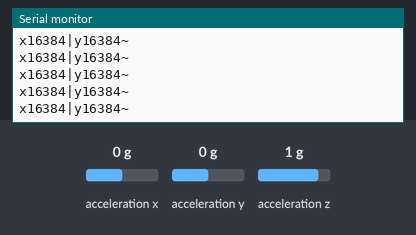
A sketch run on a simulated Arduino Uno, built with avr-gcc and run on an emulated ATmega328P. Shown: the last lines printed to the serial monitor. Inputs (shaded band) come from the test bench; at power-on: acceleration x 0 g, acceleration y 0 g, acceleration z 1 g.

Above: at 1.2 s.
1.3 s: acceleration x set to -1.4 g
At 1.32 s:
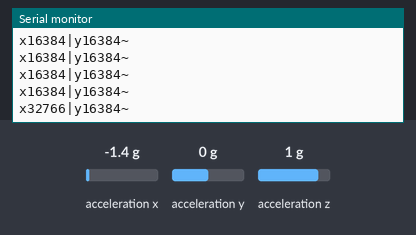
2.8 s: acceleration y set to -1.4 g
At 2.83 s:
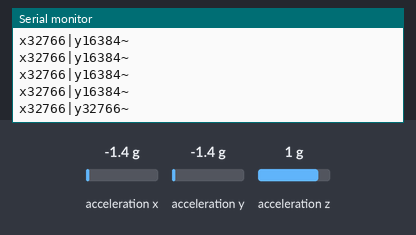
4.3 s: acceleration x set to 0 g
At 4.34 s:
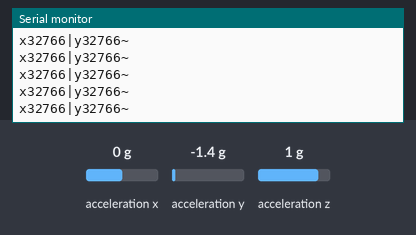

The sketch:

MonkeyBallAccelerometer.ino
```cpp
#include <Adafruit_Sensor.h>
#include <Wire.h>
#include <Adafruit_MMA8451.h>

Adafruit_MMA8451 mma = Adafruit_MMA8451();
int pauseCount = 0;

void setup(void) {
  Serial.begin(9600);

  //Accelerometer Setup
  if (!mma.begin()) {
    Serial.println("Couldnt start");
    while (1);
  }
  Serial.println("MMA8451 found!");
  mma.setRange(MMA8451_RANGE_2_G);

}

void loop() {
  // Accelerometer - mma.x, mma.y, mma.z
  //Range: 2000 to - 2000
  mma.read();
  int xPos = mma.x * -1;
  int yPos = mma.y * -1;
  int zPos = mma.z * 1;

  writeAnalogStick(xPos, yPos, zPos);

  //Pausing - Shake to pause, prevents multiple trips
  bool pausable = canPause();
  if (mma.z < 0 && pausable) {
    //TODO Press Start
    pauseCount = 0;
  }

  //Take inputs 10 times a second
  delay(100);
}

bool canPause() {
  if (pauseCount > 10) {
    return true;
  }
  else {
    pauseCount ++;
    return false;
  }
}

void writeAnalogStick(int xPos, int yPos, int zPos) {
  long modifiedXPos = xPos + 2000;
  long modifiedYPos = yPos + 2000;

  modifiedXPos *= 8;
  modifiedYPos *= 8;

  // if joystick is in deadzone
  if ((modifiedXPos < 20000 && modifiedXPos > 14000)) {
      modifiedXPos = 32768/2;
  }
   if ((modifiedYPos < 20000 && modifiedYPos > 14000)) {
      modifiedYPos = 32768/2;
  }

  // if joystick is above max
  if (modifiedXPos > 32000) {
    modifiedXPos = 32766;
  }
  if (modifiedYPos > 32000) {
    modifiedYPos = 32766;
  }

  // if joystick is below min
  if (modifiedXPos < 0) {
    modifiedXPos = 1;
  }
  if (modifiedYPos < 0) {
    modifiedYPos = 1;
  }

 Serial.println("x" + String(modifiedXPos) + "|y" + String(modifiedYPos) + "~");
}
```

Measured:
- after the input at 1.3 s, the serial monitor: prints a new line at once (image 1)
- after the input at 2.8 s, the serial monitor: prints a new line at once (image 2)
